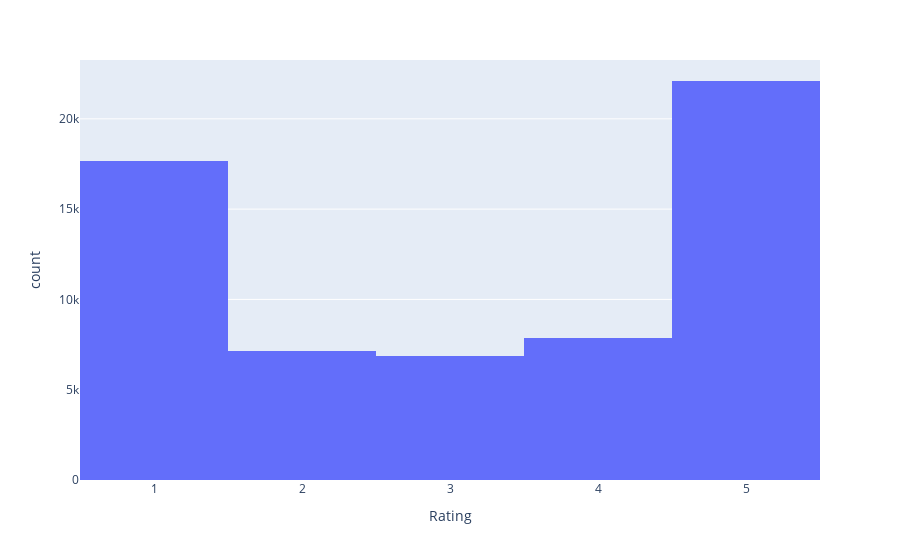

The cell this chart's notebook holds for it:
### Markdown cell above
eda

### Code cell
fig=px.histogram(data,x="Rating")
fig.show()

### Figure 1 — Plotly figure (JSON) as saved in the notebook; plotly's stock layout.template omitted (floating-point values rounded to 4 significant figures; data arrays with more than 128 entries replaced by an {"elided": "..."} marker saying what was removed)
{"data": [{"alignmentgroup": "True", "bingroup": "x", "hovertemplate": "Rating=%{x}<br>count=%{y}<extra></extra>", "legendgroup": "", "marker": {"color": "#636efa", "pattern": {"shape": ""}}, "name": "", "offsetgroup": "", "orientation": "v", "showlegend": false, "type": "histogram", "x": {"elided": "61594 int values"}, "xaxis": "x", "yaxis": "y"}], "layout": {"barmode": "relative", "legend": {"tracegroupgap": 0}, "margin": {"t": 60}, "xaxis": {"anchor": "y", "domain": [0, 1], "title": {"text": "Rating"}}, "yaxis": {"anchor": "x", "domain": [0, 1], "title": {"text": "count"}}}}
